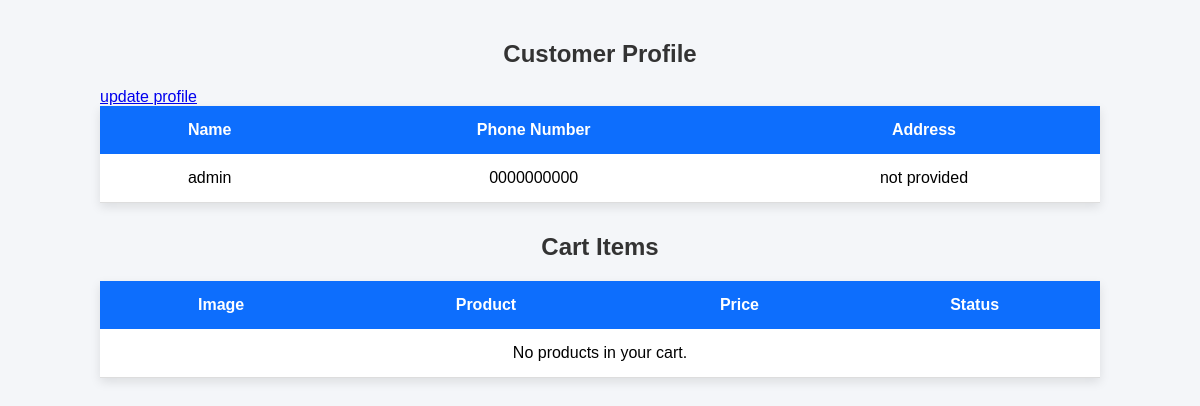
Page /customer/customer_profile/ (signed in) on the committed database.
### customerapp/models.py (models this page shows, shortened)
class customers(models.Model):
    LIVE = 1
    DELETE = 0
    DELETE_CHOICE = ((LIVE,'live'),(DELETE,'delete'))
    name = models.CharField(max_length=200)
    phone_number = models.CharField(max_length=10)
    address = models.TextField()
    user = models.OneToOneField(User,on_delete=models.CASCADE,related_name='customer_profile')
    delete_status = models.IntegerField(choices=DELETE_CHOICE,default=LIVE)
    created_date = models.DateTimeField(auto_now_add=True)
    updated_date = models.DateTimeField(auto_now=True)

### customerapp/views.py (the view)
@login_required
def customer_profile(request):
    user_profile = customers.objects.get(user=request.user)
    cart_order = order.objects.filter(owner = user_profile,ORDER_STATUS = order.cart_stage,delete_status = order.LIVE)
    cart_item = orderItem.objects.filter(order__in = cart_order)
    context={"profile":user_profile,"cart_item":cart_item}
    return render(request,'customer_profile.html',context)

### template/customer_profile.html (shortened to what this page needs)
<!DOCTYPE html>
<html lang="en">
<head>
</head>
<body>
<div class="container">
    <h2>Customer Profile</h2>
    <a href="{% url 'update_profile' %}">update profile</a>
    <table>
        <tr>
            <th>Name</th>
            <th>Phone Number</th>
            <th>Address</th>
        </tr>
        <tr>
            <td>{{ profile.name }}</td>
            <td>{{ profile.phone_number }}</td>
            <td>{{ profile.address }}</td>
        </tr>
    </table>
    <h2>Cart Items</h2>
    <table>
        <tr>
            <th>Image</th>
            <th>Product</th>
            <th>Price</th>
            <th>Status</th>
        </tr>
        {% for item in cart_item %}
        <tr>
            <td>
                <img src="{{ item.products.img.url }}" alt="{{ item.products.title }}">
                <br><br>
                <a href="{% url 'product_details' item.products.pk %}" class="view-btn">
                    View Product
                </a>
            </td>
            <td>
                ₹ {{ item.products.prize }}
            </td>
            <td>
                <span class="status">
                    {{ item.order.get_ORDER_STATUS_display }}
                </span>
            </td>
        </tr>
        {% empty %}
        <tr>
            <td colspan="4">No products in your cart.</td>
        </tr>
        {% endfor %}
    </table>
</div>
</body>
</html>

### template/customer_profile.html (style rules this page uses)
* { margin:0; padding:0; box-sizing:border-box; font-family:Arial, Helvetica, sans-serif; }
body { background:#f4f6f9; padding:40px; }
.container { max-width:1000px; margin:auto; }
h2 { text-align:center; margin-bottom:20px; color:#333; }
table { width:100%; border-collapse:collapse; background:#fff; margin-bottom:30px; box-shadow:0 4px 10px rgba(0,0,0,.1); }
th { background:#0d6efd; color:white; padding:15px; }
td { padding:15px; text-align:center; border-bottom:1px solid #ddd; }

### rows in the picture
customers: name "admin", phone_number "0000000000", address "not provided"
